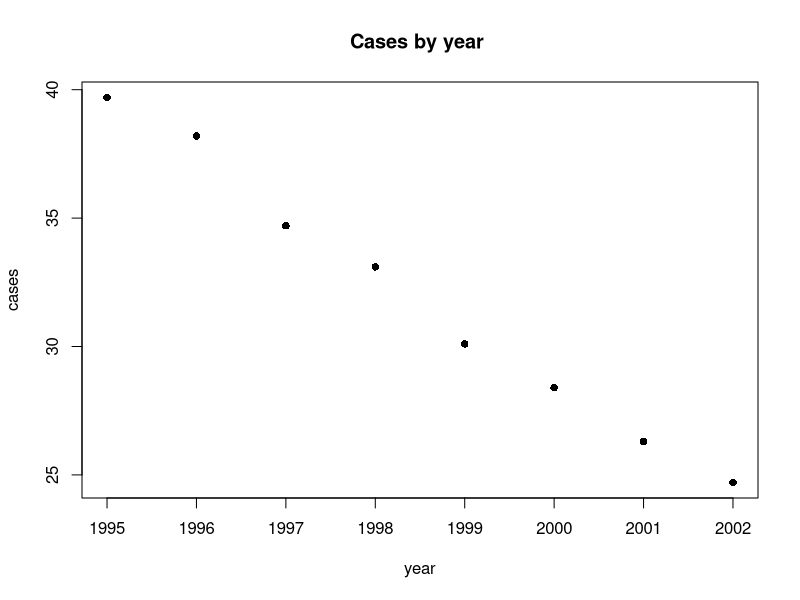
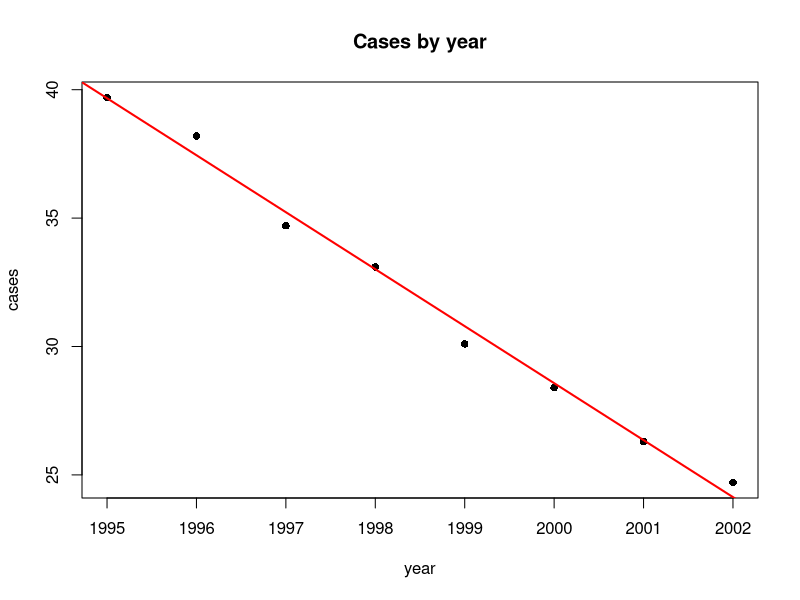

Here is the R script that generated these plots, in order:
year <- c(1995, 1996, 1997, 1998, 1999, 2000, 2001, 2002)
cases <- c(39.7, 38.2, 34.7, 33.1, 30.1, 28.4, 26.3, 24.7)
data_set <- data.frame(year = year, cases = cases)
head(data_set)
plot(data_set, main = "Cases by year ", pch = 16)
model <- lm(cases ~ year, data = data_set)
plot(data_set, main = "Cases by year", pch = 16)
abline(model, col = "red", lwd = 2)
